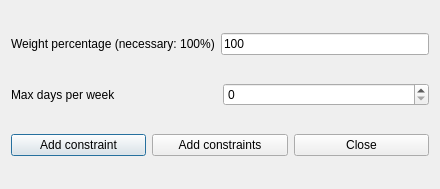
<?xml version="1.0" encoding="UTF-8"?>
<ui version="4.0">
 <class>AddConstraintTeachersMaxRealDaysPerWeekForm_template</class>
 <widget class="QDialog" name="AddConstraintTeachersMaxRealDaysPerWeekForm_template">
  <property name="geometry">
   <rect>
    <x>0</x>
    <y>0</y>
    <width>440</width>
    <height>189</height>
   </rect>
  </property>
  <property name="windowTitle">
   <string extracomment="This is the title of the dialog to add a new constraint of this type">Add teachers max real days per week</string>
  </property>
  <layout class="QGridLayout" name="gridLayout">
   <item row="0" column="0">
    <layout class="QHBoxLayout" name="horizontalLayout">
     <item>
      <widget class="QLabel" name="weightTextLabel">
       <property name="frameShape">
        <enum>QFrame::NoFrame</enum>
       </property>
       <property name="frameShadow">
        <enum>QFrame::Plain</enum>
       </property>
       <property name="text">
        <string>Weight percentage (necessary: 100%)</string>
       </property>
       <property name="wordWrap">
        <bool>false</bool>
       </property>
      </widget>
     </item>
     <item>
      <widget class="QLineEdit" name="weightLineEdit">
       <property name="text">
        <string notr="true">100</string>
       </property>
      </widget>
     </item>
    </layout>
   </item>
   <item row="1" column="0">
    <layout class="QHBoxLayout" name="horizontalLayout_2">
     <item>
      <widget class="QLabel" name="maxDaysTextLabel">
       <property name="frameShape">
        <enum>QFrame::NoFrame</enum>
       </property>
       <property name="frameShadow">
        <enum>QFrame::Plain</enum>
       </property>
       <property name="text">
        <string>Max days per week</string>
       </property>
       <property name="wordWrap">
        <bool>false</bool>
       </property>
      </widget>
     </item>
     <item>
      <widget class="QSpinBox" name="maxDaysSpinBox"/>
     </item>
    </layout>
   </item>
   <item row="2" column="0">
    <layout class="QHBoxLayout" name="horizontalLayout_3">
     <item>
      <widget class="QPushButton" name="addConstraintPushButton">
       <property name="text">
        <string>Add constraint</string>
       </property>
      </widget>
     </item>
     <item>
      <widget class="QPushButton" name="addConstraintsPushButton">
       <property name="text">
        <string>Add constraints</string>
       </property>
      </widget>
     </item>
     <item>
      <widget class="QPushButton" name="closePushButton">
       <property name="text">
        <string>Close</string>
       </property>
      </widget>
     </item>
    </layout>
   </item>
  </layout>
 </widget>
 <layoutdefault spacing="6" margin="11"/>
 <resources/>
 <connections/>
</ui>
